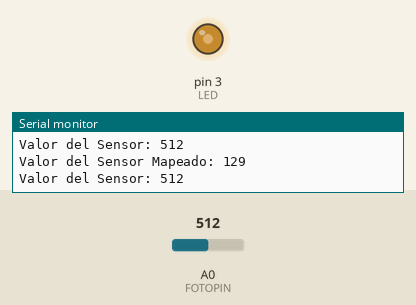
Simulated run of this sketch. Board: Arduino Uno, built with avr-gcc and run on an emulated ATmega328P. Parts: output pins drawn as LEDs (lit = HIGH), the last lines printed to the serial monitor. The inputs (shaded band) are chosen by the test bench; at power-on: A0 (FOTOPIN) = 512.

Above: at 1.2 s.
1.3 s: A0 (FOTOPIN) set to 716
At 1.7 s:
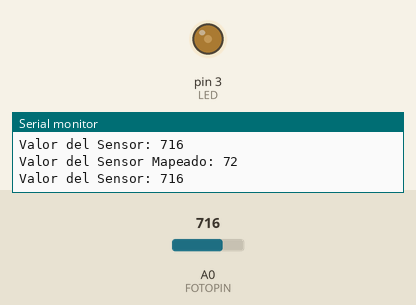
2.8 s: A0 (FOTOPIN) set to 1023
At 3.6 s:
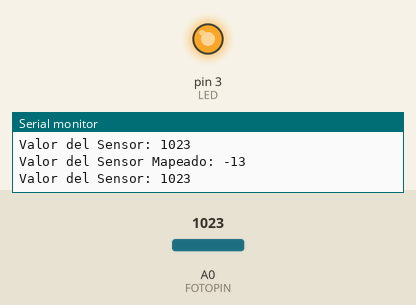
4.3 s: A0 (FOTOPIN) set to 996
At 5.5 s:
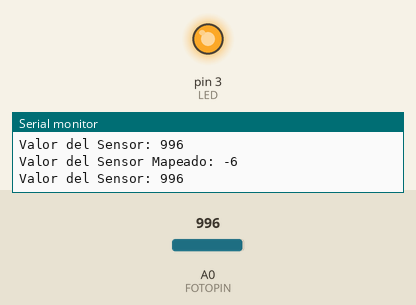
5.8 s: A0 (FOTOPIN) set to 977
At 6.2 s:
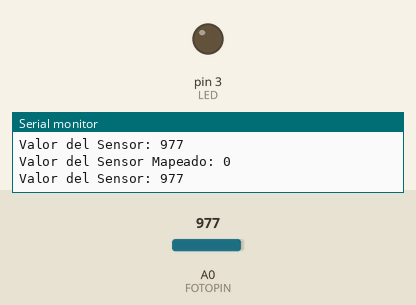
7.3 s: A0 (FOTOPIN) set to 900
At 7.8 s:
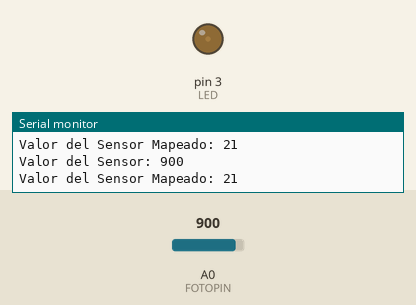
Timing chart, 0 to 9.8 s (numbered marks = the images above; inputs shaded):
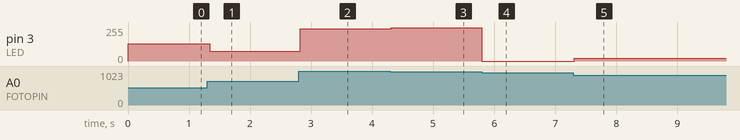

The sketch:

sketch_mar24a.ino
```cpp
const int FOTOPIN = A0;
int valorSensor = 0;
const int LED = 3;
int valorMapeado = 0;

void setup() {
  pinMode(FOTOPIN, INPUT);
  pinMode(LED, OUTPUT);
  Serial.begin(9600);
}

void loop() {
  valorSensor = analogRead(FOTOPIN);
  valorMapeado = map(valorSensor, 54, 974, 255, 0);
  analogWrite(LED, valorMapeado);

  Serial.print("Valor del Sensor: ");
  Serial.println(valorSensor);
  Serial.print("Valor del Sensor Mapeado: ");
  Serial.println(valorMapeado);
}
```

Measured:
- the behaviour switches between 978 and 977 on A0 (FOTOPIN) (found by bisection; images 3 and 4)
- after the input at 1.3 s, pin 3 (LED): 129/255 → 72/255 at once
- after the input at 2.8 s, pin 3 (LED): 72/255 → 243/255 at once
- after the input at 4.3 s, pin 3 (LED): 243/255 → 250/255 at once
- after the input at 5.8 s, pin 3 (LED): 250/255 → 0/255 at once
- after the input at 7.3 s, pin 3 (LED): 0/255 → 21/255 at once
